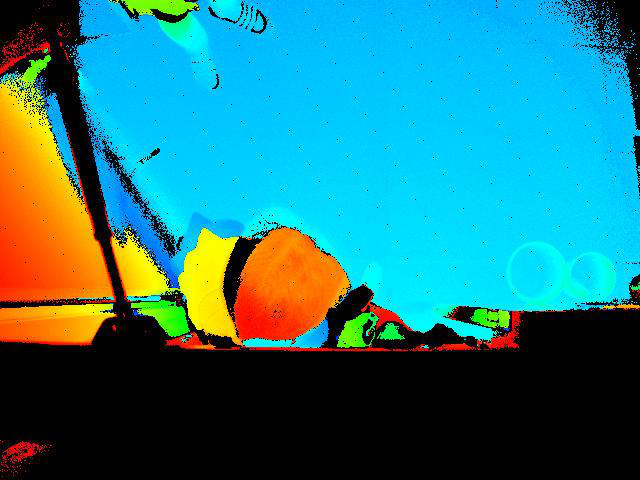
#> input picture images/train_mini3/LUCID_HLS003S-001_204600008__20221019101514909_image207.png, 640 x 480 px; its folder holds only this picture in this run
$ jupyter execute main.ipynb
#> lines starting #> are read from the running program, lines starting #| are printed output that depends on the picture
[cell 1]
import glob
import pandas as pd
import numpy as np
import matplotlib.pyplot as plt
import cv2 as cv
import copy
from sklearn.cluster import MeanShift, estimate_bandwidth

[cell 2]
address = ""
all_files = glob.glob(address+'images/train_mini3/*.png')
img_row_size = 67
img_col_size = 48
img_size = img_row_size*img_col_size

[cell 3]
img_data = []
for i in range(len(all_files)):
    img_color = cv.imread(all_files[i], cv.IMREAD_COLOR)
#> img_color is the input picture: shape (480, 640, 3); mean B, G, R 124.6, 120.4, 36.3
    img_color = cv.resize(cv.cvtColor(img_color, cv.COLOR_BGR2RGB), (img_col_size, img_row_size))[0:40,15:40,:]
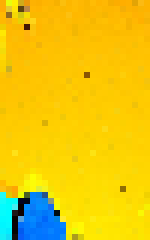
#> img_color: shape (40, 25, 3) (shown 6 times larger); mean B, G, R 18.3, 198.9, 233.5
    R = img_color[:, :, 0].astype(int)
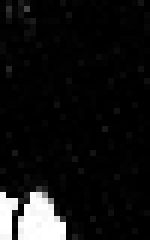
#> R: shape (40, 25) int64 (shown 6 times larger); min 0, max 255, mean 18.3
    G = img_color[:, :, 1].astype(int)
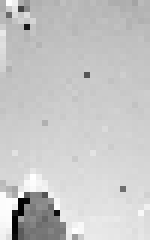
#> G: shape (40, 25) int64 (shown 6 times larger); min 0, max 255, mean 198.9
    B = img_color[:, :, 2].astype(int)
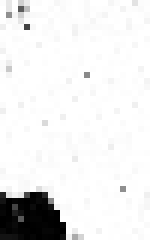
#> B: shape (40, 25) int64 (shown 6 times larger); min 0, max 255, mean 233.5
    weighted_image = 1.0 * R - 1.0 * G - 1.0 * B
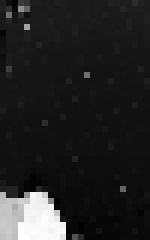
#> weighted_image: shape (40, 25) float64 (shown 6 times larger); min -505, max 147, mean -414.1; drawn with min black and max white
    weighted_image[weighted_image < 0] = 0
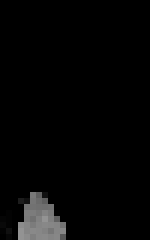
#> weighted_image: shape (40, 25) float64 (shown 6 times larger); min 0, max 147, mean 5.7

    img_data += [weighted_image]
    #img_gray = cv.imread(all_files[i], cv.IMREAD_GRAYSCALE)
    #img_data += [cv.resize(img_gray, (img_col_size, img_row_size))[0:40,15:40]]

[cell 4]
# Key part of the code for forming the rules

eg = 0

X = []
for i in range(len(img_data[eg])):
    for j in range(len(img_data[eg][0])):
        for k in range(int((img_data[eg][i][j])/50)):
            X += [[max(0.001,j+np.random.randn(1)[0]/5),max(0.001,i+np.random.randn(1)[0]/5)]]
#> this loop made 40 passes
#> after the loop, X = 86 pairs, first value 2.77 to 10.38, second value 31.8 to 39.39
X = np.array(X)

plt.imshow(img_data[eg])

[cell 5]
# Bandwidth Estimation

# bandwidth = estimate_bandwidth(X, quantile=0.2, n_samples=len(X))
bandwidth = 6

# Performing MeanShift
ms = MeanShift(bandwidth=bandwidth, bin_seeding=True)
ms.fit(X)

# Finding the Cluster Centers
cluster_centers = ms.cluster_centers_
labels = ms.labels_

# Normal Cluster Probability
cluster_probabilities = []
total_data_points = len(X)
#> total_data_points = 86
for label in np.unique(labels):
    cluster_points = X[labels == label]
    num_points = len(cluster_points)
    probability = num_points / total_data_points
    cluster_probabilities.append(probability)
#> this loop made 1 pass
#> (num_points, probability) on pass 1: (86, 1)
#> after the loop, cluster_probabilities = [1]
cluster_probabilities = np.array(cluster_probabilities)/np.max(cluster_probabilities)

# Finding the Number of Clusters
n_clusters_ = len(np.unique(labels))

# Print Cluster Centers
print(f"Number of estimated clusters: {n_clusters_}")
print("Cluster centers:\n", cluster_centers)

# Visualization
plt.figure(figsize=(5, 8))
plt.scatter(X[:, 0], X[:, 1], c=labels, cmap='viridis', marker='o')
plt.scatter(cluster_centers[:, 0], cluster_centers[:, 1], marker='x', color='red', s=200, label='Centers')

# Bounding Boxes
bounding_boxes = []
for label in np.unique(labels):
    cluster_points = X[labels == label]
    min_x, min_y = cluster_points.min(axis=0)
    max_x, max_y = cluster_points.max(axis=0)
    bounding_box = [np.round(min_x,2), np.round(min_y,2), np.round(max_x,2), np.round(max_y,2), np.round(cluster_probabilities[label],2)]
    bounding_boxes.append(bounding_box)
    rect = plt.Rectangle((min_x, min_y), max_x - min_x, max_y - min_y, fill=False, edgecolor='blue', linewidth=2)
    plt.gca().add_patch(rect)
#> this loop made 1 pass
#> (min_x, min_y, max_x, max_y, bounding_box) on pass 1: (2.77, 31.8, 10.38, 39.39, [2.77, 31.8, 10.38, 39.39, 1])
#> after the loop, bounding_boxes = [[2.77, 31.8, 10.38, 39.39, 1]]

# Graph Settings
plt.xlim([0,25])
plt.ylim([0,40])
plt.title('Mean Shift Clustering')
plt.xlabel('Feature 1')
plt.ylabel('Feature 2')
plt.legend()
plt.gca().invert_yaxis()
plt.show()
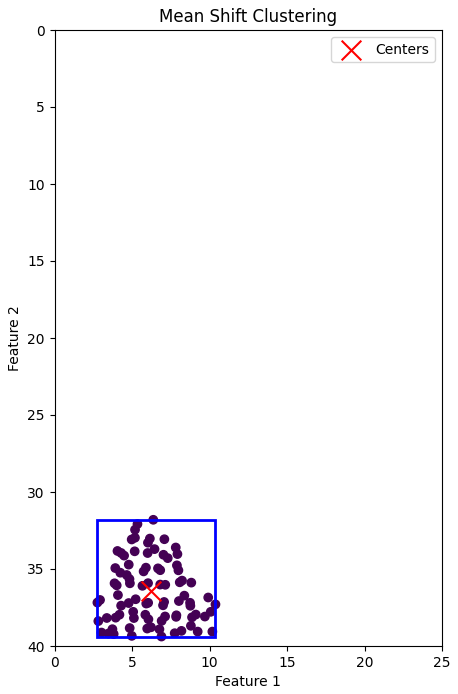
#> figure drawn by matplotlib, 1 panel

# Print Bounding Boxes
print("Bounding Boxes [left x, top y, right x, bottom y]:")
for i, bbox in enumerate(bounding_boxes):
    print(f"Cluster {i}: {bbox}")
#> this loop made 1 pass
#| Cluster 0: [2.77, 31.8, 10.38, 39.39, 1.0]

[cell 6]
# Assuming the camera's frame rate is sufficiently high.

frames = {}; frames[0] = []
similar_boxes = []
for f in range(len(all_files)):
    X = []
    for i in range(len(img_data[f])):
        for j in range(len(img_data[f][0])):
            for k in range(int((img_data[f][i][j])/50)):
                #X += [[max(0.001,j+np.random.randn(1)[0]/5),max(0.001,i+np.random.randn(1)[0]/5)]]
                X += [[j,i]]
    X = np.array(X)

    ms = MeanShift(bandwidth=bandwidth, bin_seeding=True)
    ms.fit(X)

    # Finding the Cluster Centers
    cluster_centers = ms.cluster_centers_
    labels = ms.labels_

    # Normal Cluster Probability
    cluster_probabilities = []
    total_data_points = len(X)
    for label in np.unique(labels):
        cluster_points = X[labels == label]
        num_points = len(cluster_points)
        probability = num_points / total_data_points
        cluster_probabilities.append(probability)
    cluster_probabilities = np.array(cluster_probabilities)/np.max(cluster_probabilities)

    # Finding the Number of Clusters
    n_clusters_ = len(np.unique(labels))

    # Visualization
    plt.figure(figsize=(5, 8))
    plt.scatter(X[:, 0], X[:, 1], c=labels, cmap='viridis', marker='o')
    plt.scatter(cluster_centers[:, 0], cluster_centers[:, 1], marker='x', color='red', s=200, label='Centers')

    # Bounding Boxes
    bounding_boxes = []
    for label in np.unique(labels):
        cluster_points = X[labels == label]
        min_x, min_y = cluster_points.min(axis=0)
        max_x, max_y = cluster_points.max(axis=0)
        bounding_box = [np.round(min_x,2), np.round(min_y,2), np.round(max_x,2), np.round(max_y,2), np.round(cluster_probabilities[label],2), 0]
        bounding_boxes.append(bounding_box)
        rect = plt.Rectangle((min_x, min_y), max_x - min_x, max_y - min_y, fill=False, edgecolor='blue', linewidth=2)
        plt.gca().add_patch(rect)
    frames[f+1] = bounding_boxes

    current_boxes = frames[f+1]
    previous_boxes = frames[f]

    previous_similar_boxes = copy.deepcopy(similar_boxes)
    for i, current_box in enumerate(current_boxes):
        if current_box[3]==39 and current_box[4]>=0.1:
            similar_boxes_last = [j[-1] for j in similar_boxes]
            current_new = 1
            for j, bbox in enumerate(similar_boxes_last):
                try:
                    if abs(bbox[0] - current_box[0]) <= 3 and abs(bbox[2] - current_box[2]) <= 3:
                        similar_boxes[j] += [current_box]
                        current_new = 0
                except:
                    current_new = 1
            if current_new==1:
                similar_boxes += [[current_box]]

    for i in range(len(previous_similar_boxes)):
        if previous_similar_boxes[i] == similar_boxes[i]:
            try:
                prev_height = similar_boxes[i][-2][3] - similar_boxes[i][-2][1]
                current_height = similar_boxes[i][-1][3] - similar_boxes[i][-1][1]
                if current_height > prev_height:
                    similar_boxes[i] = "IN"
                elif current_height < prev_height:
                    similar_boxes[i] = "OUT"
            except:
                if similar_boxes[i] != "IN" and similar_boxes[i] != "OUT":
                    similar_boxes[i] = "NONE"

    # Graph Settings
    plt.xlim([0,25])
    plt.ylim([0,40])
    plt.title('Mean Shift Clustering')
    plt.xlabel('Feature 1')
    plt.ylabel('Feature 2')
    plt.legend()
    plt.gca().invert_yaxis()
    plt.show()

    # Print Bounding Boxes
    for i, bbox in enumerate(bounding_boxes):
        if bbox[-2] > 0.1:
            # print(f"Cluster {i} centers: {cluster_centers[i]}")
            print(f"Cluster {i}: {bbox}")

    for i in range(len(similar_boxes)):
        print(f"Object {i}: {similar_boxes[i]}")
#> this loop made 1 pass
#| Cluster 0: [3, 32, 10, 39, 1.0, 0]
#| Object 0: [[3, 32, 10, 39, 1.0, 0]]
#> pass 1, `plt.show()`:
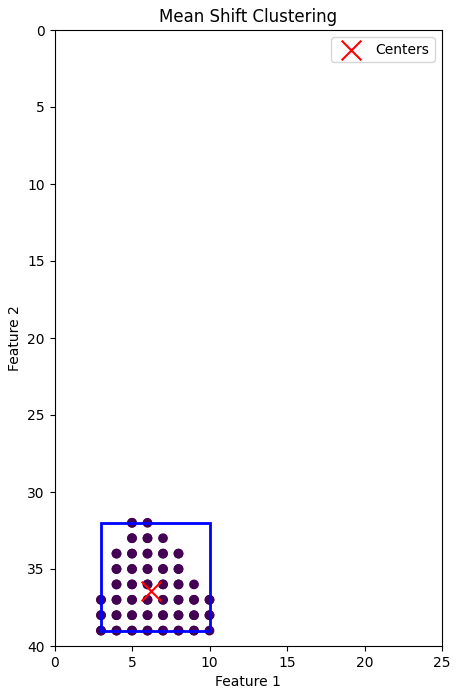
#> figure drawn by matplotlib, 1 panel
#> after the loop, frames = {0: [], 1: [[3, 32, 10, 39, 1, 0]]}; similar_boxes = [[[3, 32, 10, 39, 1, 0]]]

$ run again, on images/train_mini3/LUCID_HLS003S-001_204600008__20221019101515508_image212.png
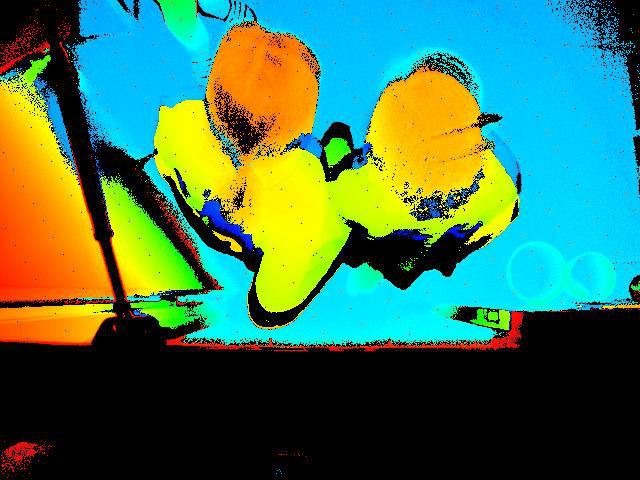
#> input picture images/train_mini3/LUCID_HLS003S-001_204600008__20221019101515508_image212.png, 640 x 480 px
#> img_color is the input picture: shape (480, 640, 3); mean B, G, R 84, 117.9, 65
#> img_color: shape (40, 25, 3)
#> `weighted_image[weighted_image < 0] = 0`:
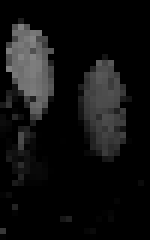
#> weighted_image: shape (40, 25) float64 (shown 6 times larger); min 0, max 132, mean 16.8
#> the loop `for i in range(len(img_data[eg])):` made 40 passes
#> after the loop `for i in range(len(img_data[eg])):`: X = 224 pairs, first value 0.0915 to 20.05, second value 3.8 to 37.81
#> total_data_points = 224
#> the loop `for label in np.unique(labels):` made 3 passes
#> (num_points, probability) on passes 1 to 2: (150, 0.67), (73, 0.326)
#> after the loop `for label in np.unique(labels):`: cluster_probabilities = [0.67, 0.326, 0.00446]
#> `cluster_probabilities = np.array(cluster_probabilities)/np.max(cluster..`: cluster_probabilities = [1, 0.487, 0.00667]
#> the loop `for label in np.unique(labels):` made 3 passes
#> (min_x, min_y, max_x, max_y, bounding_box) on passes 1 to 3: (0.749, 3.8, 8.23, 23.77, [0.75, 3.8, 8.23, 23.77, 1]), (13.47, 9.91, 20.05, 24.98, [13.47, 9.91, 20.05, 24.98, 0.49]), (0.0915, 37.81, 0.0915, 37.81, [0.09, 37.81, 0.09, 37.81, 0.01])
#> after the loop `for label in np.unique(labels):`: bounding_boxes = [[0.75, 3.8, 8.23, 23.77, 1], [13.47, 9.91, 20.05, 24.98, 0.49], [0.09, 37.81, 0.09, 37.81, 0.01]]
#> the loop `for i, bbox in enumerate(bounding_boxes):` made 3 passes
#> (printed output is left out)
#> the loop `for f in range(len(all_files)):` made 1 pass
#| Cluster 0: [1, 4, 8, 24, 1.0, 0]
#| Cluster 1: [14, 10, 20, 25, 0.49, 0]
#> pass 1, `plt.show()`:
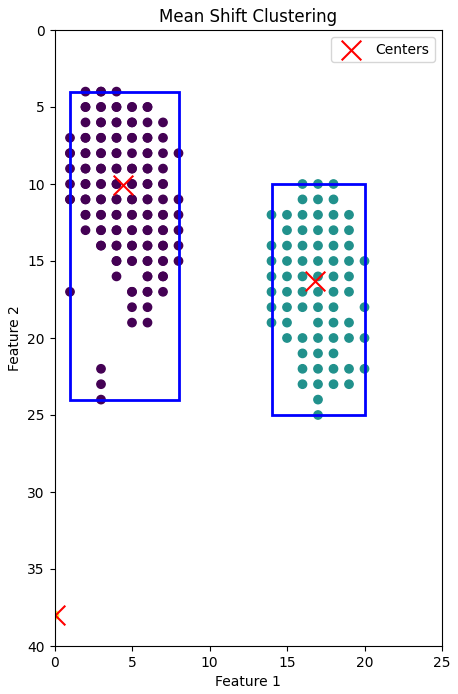
#> figure drawn by matplotlib, 1 panel
#> after the loop `for f in range(len(all_files)):`: frames = {0: [], 1: [[1, 4, 8, 24, 1, 0], [14, 10, 20, 25, 0.49, 0], [0, 38, 0, 38, 0.01, 0]]}; similar_boxes = []

$ run again, on images/train_mini3/LUCID_HLS003S-001_204600008__20221019101515750_image214.png
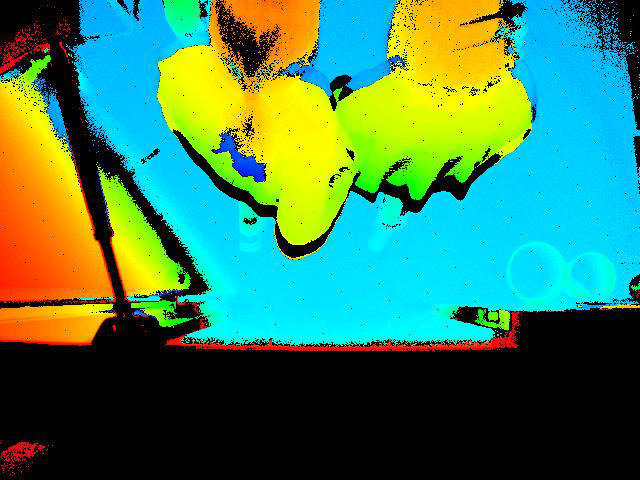
#> input picture images/train_mini3/LUCID_HLS003S-001_204600008__20221019101515750_image214.png, 640 x 480 px
#> img_color is the input picture: shape (480, 640, 3); mean B, G, R 87.9, 126.6, 63.5
#> img_color: shape (40, 25, 3)
#> `weighted_image[weighted_image < 0] = 0`:
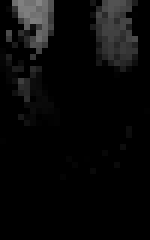
#> weighted_image: shape (40, 25) float64 (shown 6 times larger); min 0, max 133, mean 9
#> the loop `for i in range(len(img_data[eg])):` made 40 passes
#> after the loop `for i in range(len(img_data[eg])):`: X = 108 pairs, first value 0.737 to 22, second value 0.001 to 12.92
#> total_data_points = 108
#> the loop `for label in np.unique(labels):` made 2 passes
#> (num_points, probability) on passes 1 to 2: (66, 0.611), (42, 0.389)
#> after the loop `for label in np.unique(labels):`: cluster_probabilities = [0.611, 0.389]
#> `cluster_probabilities = np.array(cluster_probabilities)/np.max(cluster..`: cluster_probabilities = [1, 0.636]
#> the loop `for label in np.unique(labels):` made 2 passes
#> (min_x, min_y, max_x, max_y, bounding_box) on passes 1 to 2: (0.737, 0.001, 8.45, 12.92, [0.74, 0, 8.45, 12.92, 1]), (16.04, 0.001, 22, 9.06, [16.04, 0, 22, 9.06, 0.64])
#> after the loop `for label in np.unique(labels):`: bounding_boxes = [[0.74, 0, 8.45, 12.92, 1], [16.04, 0, 22, 9.06, 0.64]]
#> the loop `for i, bbox in enumerate(bounding_boxes):` made 2 passes
#> (printed output is left out)
#> the loop `for f in range(len(all_files)):` made 1 pass
#| Cluster 0: [1, 0, 8, 13, 1.0, 0]
#| Cluster 1: [16, 0, 22, 9, 0.64, 0]
#> pass 1, `plt.show()`:
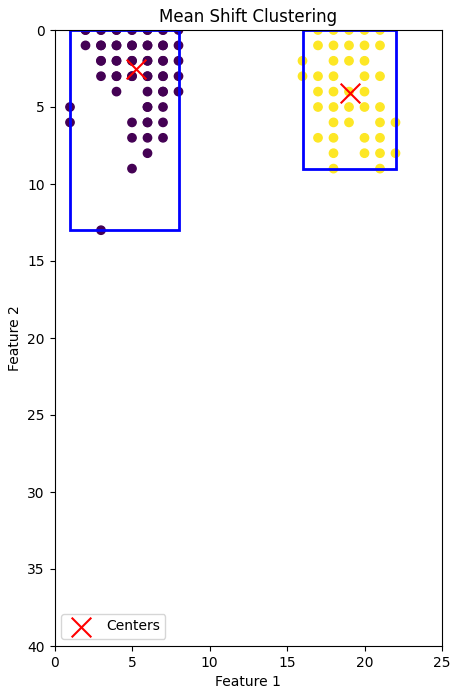
#> figure drawn by matplotlib, 1 panel
#> after the loop `for f in range(len(all_files)):`: frames = {0: [], 1: [[1, 0, 8, 13, 1, 0], [16, 0, 22, 9, 0.64, 0]]}; similar_boxes = []
